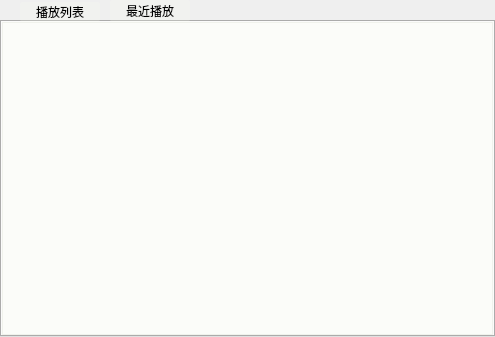
<?xml version="1.0" encoding="UTF-8"?>
<ui version="4.0">
 <class>PlaySheetView</class>
 <widget class="QWidget" name="PlaySheetView">
  <property name="geometry">
   <rect>
    <x>0</x>
    <y>0</y>
    <width>495</width>
    <height>337</height>
   </rect>
  </property>
  <property name="windowTitle">
   <string>Form</string>
  </property>
  <property name="styleSheet">
   <string notr="true">QListWidget{
	background-color: rgb(249, 255, 239,50);
}

QTabBar::tab{
font: 9pt &quot;楷体&quot;;
	border-color:rgb(61, 181, 255);
	border-width:2px;
	border-radius:3px;
	background-color: rgb(249, 255, 239,50);
	min-width:80px;
	min-height:20px;
	margin-right:10px;
}

QTabBar::tab:hover{
font: 9pt &quot;楷体&quot;;
	border-color:rgb(61, 181, 255);
	border-width:2px;
	border-radius:3px;
	background-color: rgb(191,191,191,50);
	min-width:80px;
	min-height:20px;
	margin-right:10px;
}



QLabel{
	font: 9pt &quot;楷体&quot;;
}

QLineEdit{

	font: 9pt &quot;楷体&quot;;
	border-color:rgb(61, 181, 255);
	border-width:2px;
	border-radius:3px;
	background-color: rgb(249, 255, 239,100);

}
QPushButton{
	font: 9pt &quot;楷体&quot;;
	border-color:rgb(61, 181, 255);
	border-width:2px;
	border-radius:3px;
	background-color: rgb(249, 255, 239,50);
}

QPushButton:hover{
	font: 9pt &quot;楷体&quot;;
	border-color:rgb(61, 181, 255);
	border-width:2px;
	border-radius:3px;
	background-color: rgb(191,191,191,50);
}


QTabWidget::tab-bar {  		/*整个最上面的tab栏*/
    alignment: center;  
	left:20px;

	
} 

QTabWidget::QTabBar::tab{
font: 9pt &quot;楷体&quot;;
	border-color:rgb(61, 181, 255);
	border-width:2px;
	border-radius:3px;
	background-color: rgb(249, 255, 239,50);

}
 QTabBar::tab:!selected {
     margin-top: 2px; /* make non-selected tabs look smaller */
 }
 QTabBar::tab:selected {
     border-color: #9B9B9B;
     border-bottom-color: #C2C7CB; /* same as pane color */
 }

</string>
  </property>
  <layout class="QGridLayout" name="gridLayout">
   <property name="leftMargin">
    <number>0</number>
   </property>
   <property name="topMargin">
    <number>0</number>
   </property>
   <property name="rightMargin">
    <number>0</number>
   </property>
   <property name="bottomMargin">
    <number>0</number>
   </property>
   <property name="spacing">
    <number>0</number>
   </property>
   <item row="0" column="0">
    <widget class="QTabWidget" name="tabWidget">
     <property name="styleSheet">
      <string notr="true"/>
     </property>
     <property name="currentIndex">
      <number>1</number>
     </property>
     <widget class="QWidget" name="widgetPlaySheet">
      <attribute name="title">
       <string>播放列表</string>
      </attribute>
      <layout class="QVBoxLayout" name="verticalLayout">
       <property name="leftMargin">
        <number>0</number>
       </property>
       <property name="topMargin">
        <number>0</number>
       </property>
       <property name="rightMargin">
        <number>0</number>
       </property>
       <property name="bottomMargin">
        <number>0</number>
       </property>
       <item>
        <widget class="QListWidget" name="lwplaySheet"/>
       </item>
      </layout>
     </widget>
     <widget class="QWidget" name="widgetRecentPlaySheet">
      <attribute name="title">
       <string>最近播放</string>
      </attribute>
      <layout class="QVBoxLayout" name="verticalLayout_2">
       <property name="leftMargin">
        <number>0</number>
       </property>
       <property name="topMargin">
        <number>0</number>
       </property>
       <property name="rightMargin">
        <number>0</number>
       </property>
       <property name="bottomMargin">
        <number>0</number>
       </property>
       <item>
        <widget class="QListWidget" name="lwRecentPlaySheet"/>
       </item>
      </layout>
     </widget>
    </widget>
   </item>
  </layout>
 </widget>
 <resources/>
 <connections/>
</ui>
